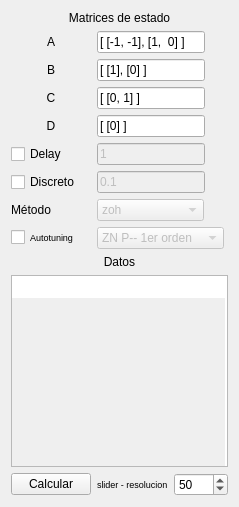
            <widget class="QWidget" name="page_4">
             <layout class="QGridLayout" name="gridLayout_12">
              <item row="0" column="0" colspan="2">
               <widget class="QLabel" name="ssLabel1_2">
                <property name="sizePolicy">
                 <sizepolicy hsizetype="Preferred" vsizetype="Fixed">
                  <horstretch>0</horstretch>
                  <verstretch>0</verstretch>
                 </sizepolicy>
                </property>
                <property name="layoutDirection">
                 <enum>Qt::LeftToRight</enum>
                </property>
                <property name="text">
                 <string>Matrices de estado</string>
                </property>
                <property name="alignment">
                 <set>Qt::AlignHCenter|Qt::AlignTop</set>
                </property>
                <property name="wordWrap">
                 <bool>false</bool>
                </property>
               </widget>
              </item>
              <item row="1" column="0">
               <widget class="QLabel" name="ssALabel2">
                <property name="sizePolicy">
                 <sizepolicy hsizetype="Preferred" vsizetype="Fixed">
                  <horstretch>0</horstretch>
                  <verstretch>0</verstretch>
                 </sizepolicy>
                </property>
                <property name="text">
                 <string>A</string>
                </property>
                <property name="alignment">
                 <set>Qt::AlignCenter</set>
                </property>
               </widget>
              </item>
              <item row="1" column="1">
               <widget class="QLineEdit" name="ssAEdit2">
                <property name="sizePolicy">
                 <sizepolicy hsizetype="Fixed" vsizetype="Fixed">
                  <horstretch>0</horstretch>
                  <verstretch>0</verstretch>
                 </sizepolicy>
                </property>
                <property name="text">
                 <string>[ [-1, -1], [1,  0] ]</string>
                </property>
               </widget>
              </item>
              <item row="2" column="0">
               <widget class="QLabel" name="ssBLabel2">
                <property name="text">
                 <string>B</string>
                </property>
                <property name="alignment">
                 <set>Qt::AlignCenter</set>
                </property>
               </widget>
              </item>
              <item row="2" column="1">
               <widget class="QLineEdit" name="ssBEdit2">
                <property name="sizePolicy">
                 <sizepolicy hsizetype="Fixed" vsizetype="Fixed">
                  <horstretch>0</horstretch>
                  <verstretch>0</verstretch>
                 </sizepolicy>
                </property>
                <property name="text">
                 <string>[ [1], [0] ]</string>
                </property>
               </widget>
              </item>
              <item row="3" column="0">
               <widget class="QLabel" name="ssCLabel2">
                <property name="text">
                 <string>C</string>
                </property>
                <property name="alignment">
                 <set>Qt::AlignCenter</set>
                </property>
               </widget>
              </item>
              <item row="3" column="1">
               <widget class="QLineEdit" name="ssCEdit2">
                <property name="sizePolicy">
                 <sizepolicy hsizetype="Fixed" vsizetype="Fixed">
                  <horstretch>0</horstretch>
                  <verstretch>0</verstretch>
                 </sizepolicy>
                </property>
                <property name="text">
                 <string>[ [0, 1] ]</string>
                </property>
               </widget>
              </item>
              <item row="4" column="0">
               <widget class="QLabel" name="ssDLabel2">
                <property name="text">
                 <string>D</string>
                </property>
                <property name="alignment">
                 <set>Qt::AlignCenter</set>
                </property>
               </widget>
              </item>
              <item row="4" column="1">
               <widget class="QLineEdit" name="ssDEdit2">
                <property name="sizePolicy">
                 <sizepolicy hsizetype="Fixed" vsizetype="Fixed">
                  <horstretch>0</horstretch>
                  <verstretch>0</verstretch>
                 </sizepolicy>
                </property>
                <property name="text">
                 <string>[ [0] ]</string>
                </property>
               </widget>
              </item>
              <item row="5" column="0">
               <widget class="QCheckBox" name="ssdelaycheckBox2">
                <property name="text">
                 <string>Delay</string>
                </property>
               </widget>
              </item>
              <item row="5" column="1">
               <widget class="QLineEdit" name="ssdelayEdit2">
                <property name="enabled">
                 <bool>false</bool>
                </property>
                <property name="sizePolicy">
                 <sizepolicy hsizetype="Fixed" vsizetype="Fixed">
                  <horstretch>0</horstretch>
                  <verstretch>0</verstretch>
                 </sizepolicy>
                </property>
                <property name="text">
                 <string>1</string>
                </property>
                <property name="placeholderText">
                 <string>Delay en segundos</string>
                </property>
               </widget>
              </item>
              <item row="6" column="0">
               <widget class="QCheckBox" name="ssdiscretocheckBox2">
                <property name="text">
                 <string>Discreto</string>
                </property>
               </widget>
              </item>
              <item row="6" column="1">
               <widget class="QLineEdit" name="ssperiodoEdit2">
                <property name="enabled">
                 <bool>false</bool>
                </property>
                <property name="sizePolicy">
                 <sizepolicy hsizetype="Fixed" vsizetype="Fixed">
                  <horstretch>0</horstretch>
                  <verstretch>0</verstretch>
                 </sizepolicy>
                </property>
                <property name="inputMask">
                 <string/>
                </property>
                <property name="text">
                 <string>0.1</string>
                </property>
                <property name="placeholderText">
                 <string>Periodo de muestreo</string>
                </property>
               </widget>
              </item>
              <item row="7" column="0">
               <widget class="QLabel" name="ssMetodoLabel2">
                <property name="text">
                 <string>Método</string>
                </property>
               </widget>
              </item>
              <item row="7" column="1" alignment="Qt::AlignLeft">
               <widget class="QComboBox" name="sscomboBox2">
                <property name="enabled">
                 <bool>false</bool>
                </property>
                <property name="sizePolicy">
                 <sizepolicy hsizetype="Fixed" vsizetype="Fixed">
                  <horstretch>0</horstretch>
                  <verstretch>0</verstretch>
                 </sizepolicy>
                </property>
                <property name="currentText">
                 <string notr="true">zoh</string>
                </property>
                <property name="insertPolicy">
                 <enum>QComboBox::InsertAtCurrent</enum>
                </property>
                <property name="duplicatesEnabled">
                 <bool>false</bool>
                </property>
                <item>
                 <property name="text">
                  <string notr="true">zoh</string>
                 </property>
                </item>
                <item>
                 <property name="text">
                  <string>foh</string>
                 </property>
                </item>
                <item>
                 <property name="text">
                  <string>backward_diff</string>
                 </property>
                </item>
                <item>
                 <property name="text">
                  <string>euler</string>
                 </property>
                </item>
                <item>
                 <property name="text">
                  <string notr="true">tustin</string>
                 </property>
                </item>
                <item>
                 <property name="text">
                  <string notr="true">impulse</string>
                 </property>
                </item>
               </widget>
              </item>
              <item row="8" column="0">
               <widget class="QCheckBox" name="ssAutoTuningcheckBox2">
                <property name="font">
                 <font>
                  <pointsize>7</pointsize>
                 </font>
                </property>
                <property name="text">
                 <string>Autotuning</string>
                </property>
               </widget>
              </item>
              <item row="8" column="1" alignment="Qt::AlignLeft">
               <widget class="QComboBox" name="ssAutoTuningcomboBox2">
                <property name="enabled">
                 <bool>false</bool>
                </property>
                <property name="sizePolicy">
                 <sizepolicy hsizetype="Fixed" vsizetype="Fixed">
                  <horstretch>0</horstretch>
                  <verstretch>0</verstretch>
                 </sizepolicy>
                </property>
                <item>
                 <property name="text">
                  <string>ZN P-- 1er orden</string>
                 </property>
                </item>
                <item>
                 <property name="text">
                  <string>ZN PI- 1er orden</string>
                 </property>
                </item>
                <item>
                 <property name="text">
                  <string>ZN PID 1er orden</string>
                 </property>
                </item>
                <item>
                 <property name="text">
                  <string>CC P-- 1er orden</string>
                 </property>
                </item>
                <item>
                 <property name="text">
                  <string>CC PI- 1er orden</string>
                 </property>
                </item>
                <item>
                 <property name="text">
                  <string>CC PD- 1er orden</string>
                 </property>
                </item>
                <item>
                 <property name="text">
                  <string>CC PID 1er orden</string>
                 </property>
                </item>
               </widget>
              </item>
              <item row="10" column="0" colspan="2">
               <widget class="QPlainTextEdit" name="ssdatosTextEdit2">
                <property name="sizePolicy">
                 <sizepolicy hsizetype="Preferred" vsizetype="Expanding">
                  <horstretch>0</horstretch>
                  <verstretch>0</verstretch>
                 </sizepolicy>
                </property>
                <property name="frameShape">
                 <enum>QFrame::StyledPanel</enum>
                </property>
                <property name="sizeAdjustPolicy">
                 <enum>QAbstractScrollArea::AdjustIgnored</enum>
                </property>
                <property name="readOnly">
                 <bool>true</bool>
                </property>
                <property name="plainText">
                 <string/>
                </property>
                <property name="backgroundVisible">
                 <bool>true</bool>
                </property>
               </widget>
              </item>
              <item row="11" column="0">
               <widget class="QPushButton" name="sscalcButton2">
                <property name="sizePolicy">
                 <sizepolicy hsizetype="Fixed" vsizetype="Fixed">
                  <horstretch>0</horstretch>
                  <verstretch>0</verstretch>
                 </sizepolicy>
                </property>
                <property name="text">
                 <string>Calcular</string>
                </property>
               </widget>
              </item>
              <item row="11" column="1">
               <layout class="QHBoxLayout" name="horizontalLayout_16">
                <item>
                 <widget class="QLabel" name="label_21">
                  <property name="font">
                   <font>
                    <pointsize>7</pointsize>
                   </font>
                  </property>
                  <property name="text">
                   <string>slider - resolucion</string>
                  </property>
                 </widget>
                </item>
                <item>
                 <widget class="QSpinBox" name="ssreolutionSpin2">
                  <property name="accelerated">
                   <bool>true</bool>
                  </property>
                  <property name="minimum">
                   <number>1</number>
                  </property>
                  <property name="maximum">
                   <number>1000</number>
                  </property>
                  <property name="value">
                   <number>50</number>
                  </property>
                 </widget>
                </item>
               </layout>
              </item>
              <item row="9" column="0" colspan="2">
               <widget class="QLabel" name="ssdatosLabel2">
                <property name="sizePolicy">
                 <sizepolicy hsizetype="Preferred" vsizetype="Fixed">
                  <horstretch>0</horstretch>
                  <verstretch>0</verstretch>
                 </sizepolicy>
                </property>
                <property name="layoutDirection">
                 <enum>Qt::LeftToRight</enum>
                </property>
                <property name="text">
                 <string>Datos</string>
                </property>
                <property name="scaledContents">
                 <bool>false</bool>
                </property>
                <property name="alignment">
                 <set>Qt::AlignHCenter|Qt::AlignTop</set>
                </property>
                <property name="wordWrap">
                 <bool>false</bool>
                </property>
               </widget>
              </item>
             </layout>
            </widget>
